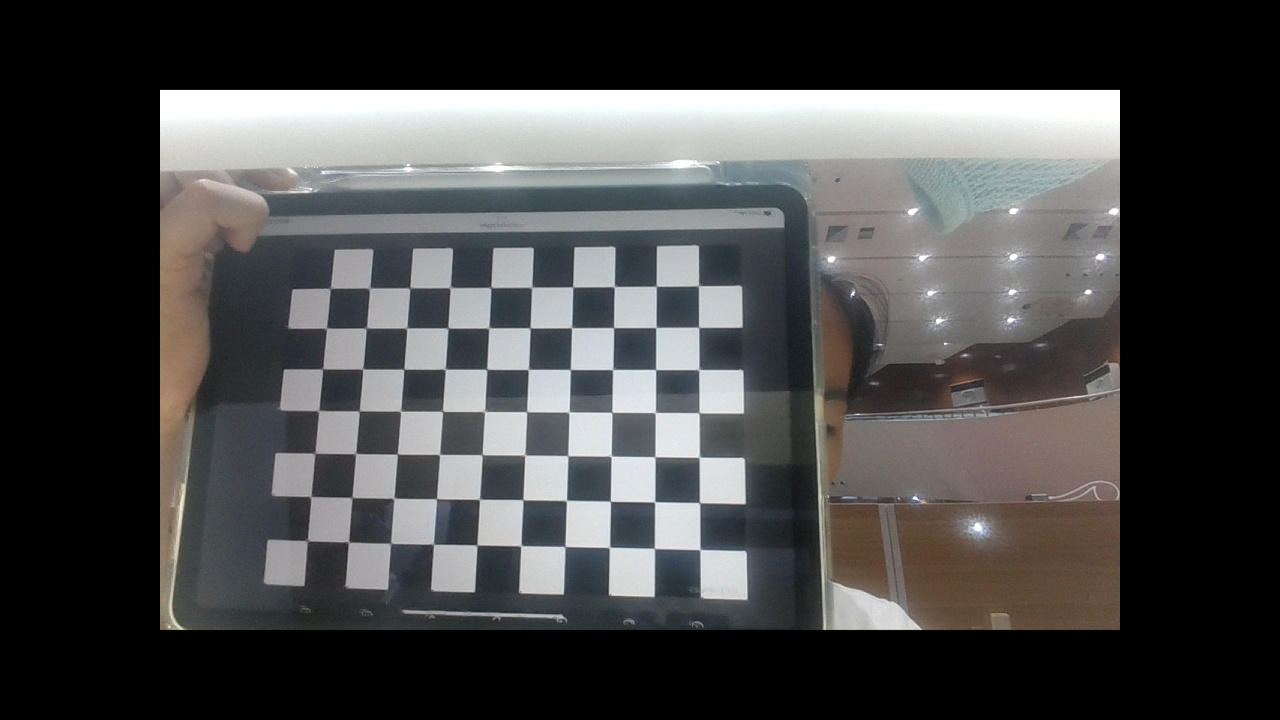
#> input picture PythonProject/my_photos/photo_1.jpg, 1280 x 720 px, given in place of the camera
$ python task3-test3.py
#> lines starting #> are read from the running program, lines starting #| are printed output that depends on the picture; after the words box and inside, x2 and y2 are one past the last pixel; in counts of white or black regions, pixels touching at a corner belong together
import cv2
import numpy as np

# 不再固定缩放画面，注释原有尺寸定义
# widthImg=540
# heightImg =640

cap = cv2.VideoCapture(1)
cap.set(10, 150)

def preProcessing(img):
    imgGray = cv2.cvtColor(img, cv2.COLOR_BGR2GRAY)
    imgBlur = cv2.GaussianBlur(imgGray, (5, 5), 1)
    imgCanny = cv2.Canny(imgBlur, 200, 200)
    kernel = np.ones((5, 5))
    imgDial = cv2.dilate(imgCanny, kernel, iterations=2)
    imgThres = cv2.erode(imgDial, kernel, iterations=1)
    return imgThres

def getContours(img):
    biggest = np.array([])
    maxArea = 0
    contours, hierarchy = cv2.findContours(img, cv2.RETR_EXTERNAL, cv2.CHAIN_APPROX_NONE)
    for cnt in contours:
        area = cv2.contourArea(cnt)
        if area > 5000:
            peri = cv2.arcLength(cnt, True)
            approx = cv2.approxPolyDP(cnt, 0.02 * peri, True)
            if area > maxArea and len(approx) == 4:
                biggest = approx
                maxArea = area
    return biggest

def reorder(myPoints):
    myPoints = myPoints.reshape((4, 2))
    myPointsNew = np.zeros((4, 1, 2), np.int32)
    add = myPoints.sum(1)
    myPointsNew[0] = myPoints[np.argmin(add)]
    myPointsNew[3] = myPoints[np.argmax(add)]
    diff = np.diff(myPoints, axis=1)
    myPointsNew[1] = myPoints[np.argmin(diff)]
    myPointsNew[2] = myPoints[np.argmax(diff)]
    return myPointsNew

# 3D 标定参数
objectPoints = np.array([
    [-75, -75, 0],
    [75, -75, 0],
    [75, 75, 0],
    [-75, 75, 0],
], dtype=np.float32)

cameraMatrix = np.array([
    [632.0255,   0,    640.1870],
    [  0,    632.1507, 366.0805],
    [  0,      0,      1    ]
], dtype=np.float32)

distCoeffs = np.array([0.089985, -0.189613, 0, 0, 0], dtype=np.float32)

axis_points = np.float32([
    [0, 0, 0],
    [80, 0, 0],
    [0, 80, 0],
    [0, 0, 80]
])

while True:
    success, img = cap.read()
#> img is the input picture: shape (720, 1280, 3); mean B, G, R 70.9, 71.1, 71
    if not success:
        break

    imgContour = img.copy()
    imgThres = preProcessing(img)
#> in preProcessing, `imgGray = cv2.cvtColor(img, cv2.COLOR_BGR2GRAY)`:
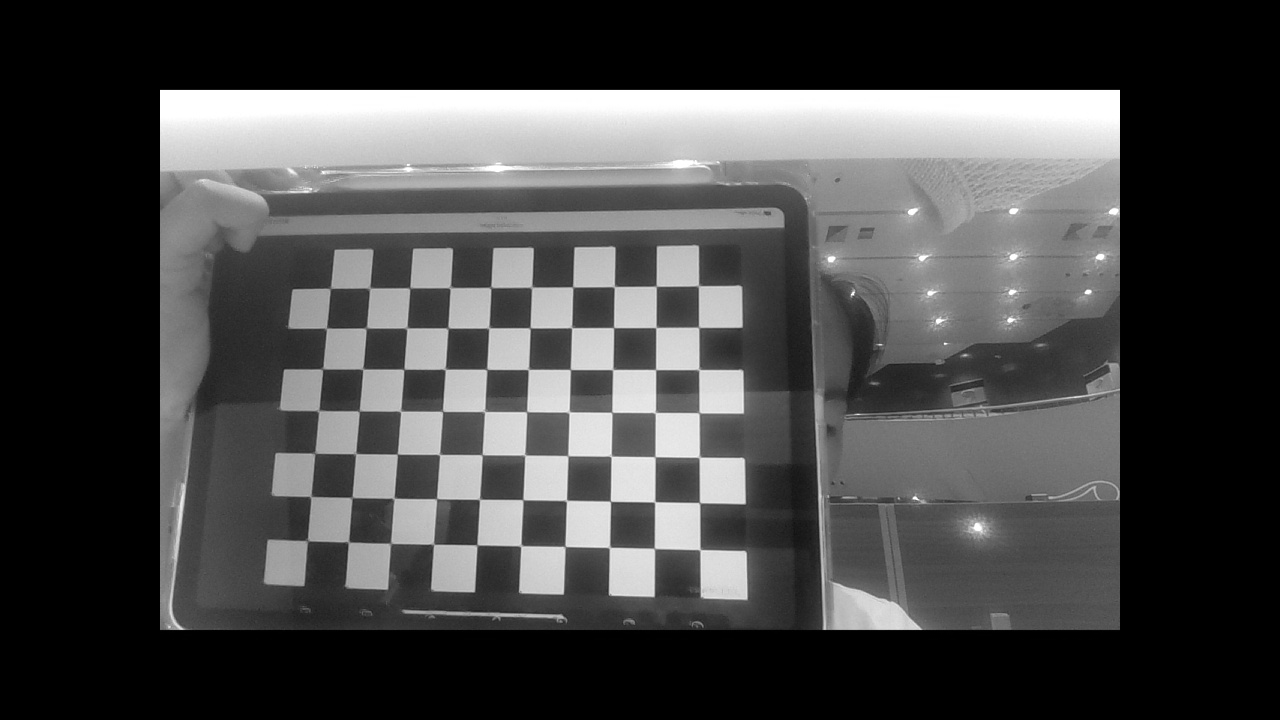
#> imgGray: shape (720, 1280); min 0, max 255, mean 71
#> in preProcessing, `imgCanny = cv2.Canny(imgBlur, 200, 200)`:
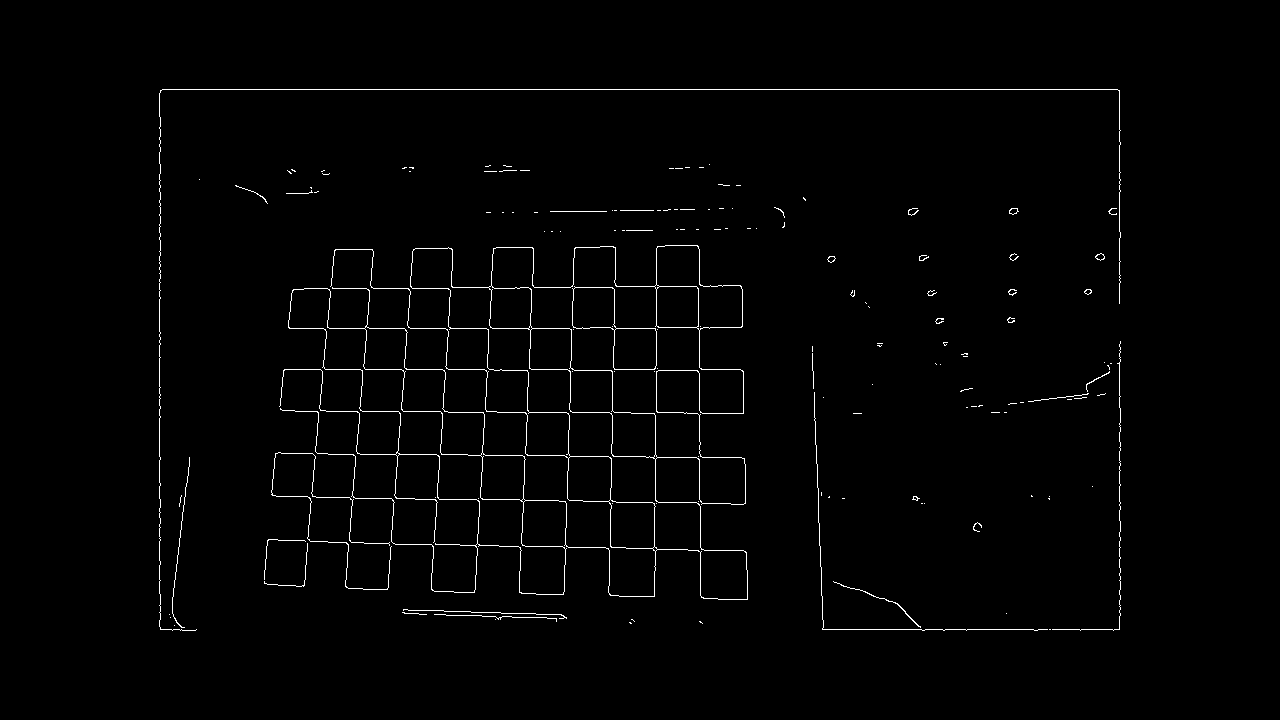
#> imgCanny: shape (720, 1280); 1.3% white in thin lines or dots, all inside (x1, y1, x2, y2) = (159, 89, 1121, 631)
#> in preProcessing, `imgDial = cv2.dilate(imgCanny, kernel, iterations=2)`:
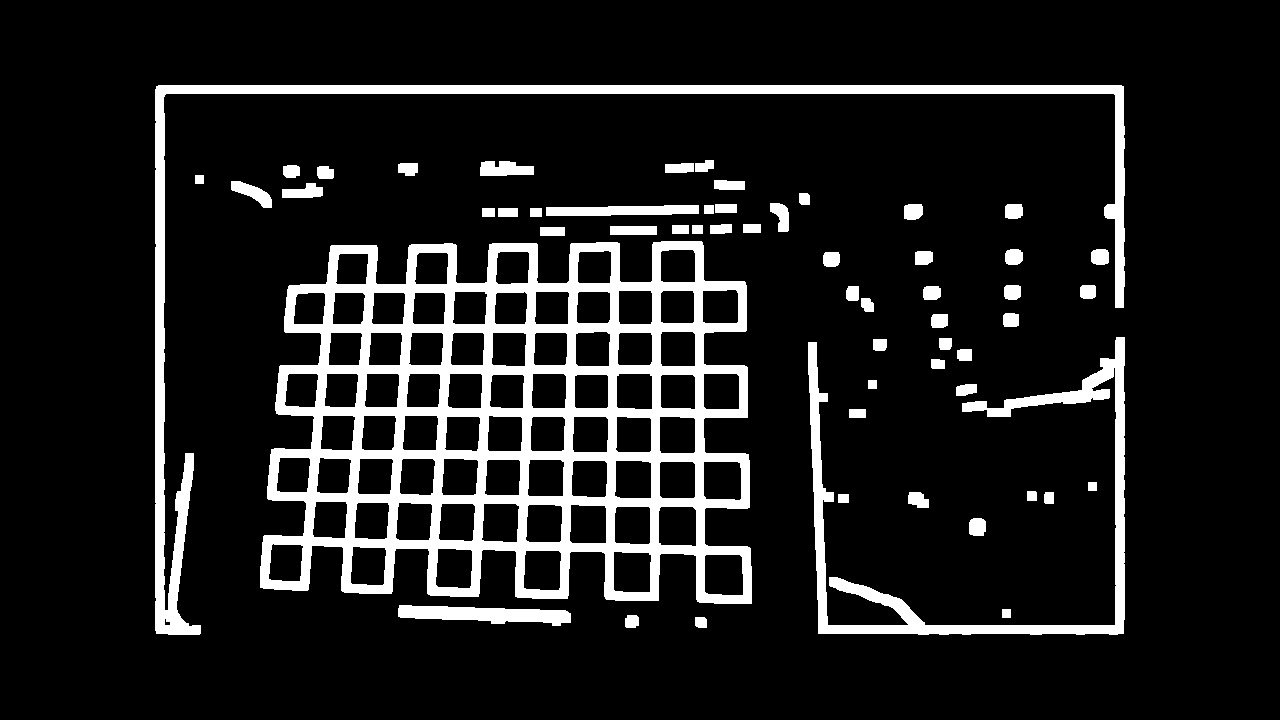
#> imgDial: shape (720, 1280); 11.8% white; 57 white regions, largest, box (x1, y1, x2, y2) and area: (260, 241, 752, 604) 63792, (155, 85, 1125, 635) 18343, (808, 337, 1125, 635) 11750
#> in preProcessing, `imgThres = cv2.erode(imgDial, kernel, iterations=1)`:
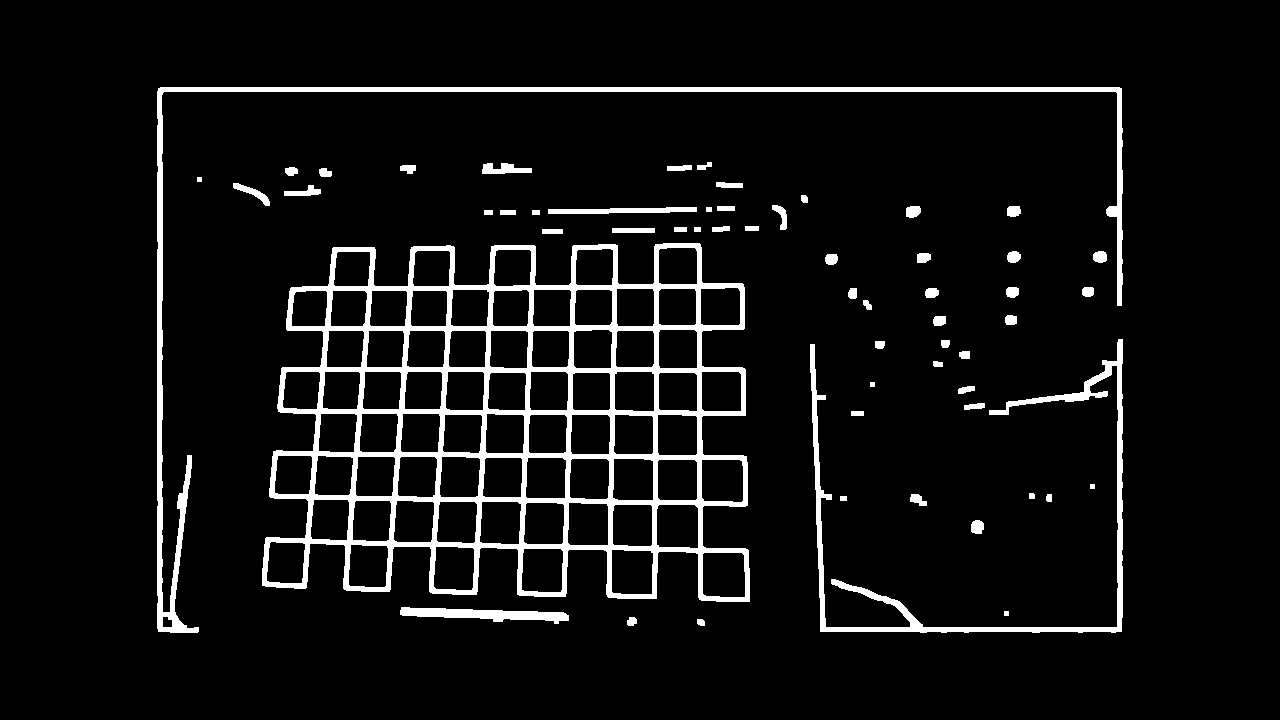
#> imgThres: shape (720, 1280); 6.7% white; 58 white regions
    biggest = getContours(imgThres)
#> in getContours, `contours, hierarchy = cv2.findContours(img, cv2.RETR_EXTERNAL, cv2.CHA..`: contours = 58 contours, 4 with area under 20; largest, box (x1, y1, x2, y2) and area: (262, 243, 750, 602) 135852, (157, 87, 1123, 633) 8537, (810, 339, 1123, 633) 5297, (400, 607, 569, 624) 1348, (548, 207, 697, 214) 595
#> the loop in getContours, `for cnt in contours:` made 58 passes
#> (area, peri, biggest, maxArea) on pass 31: (135851.5, 2884, [[743, 284], [333, 247], [262, 585], [749, 601]], 135851.5)
#> (area, peri) on passes 19, 58: (5297, 2393.8), (8537, 3876.4)
#> after the loop in getContours, `for cnt in contours:`: maxArea = 135851.5
#> biggest = [[743, 284], [333, 247], [262, 585], [749, 601]]

    # 检测到有效四边形才执行PnP与坐标轴绘制
    if biggest.size != 0:
        biggest = reorder(biggest)
#> in reorder, `add = myPoints.sum(1)`: add = [1027, 580, 847, 1350]
#> in reorder, `diff = np.diff(myPoints, axis=1)`: diff = [-459, -86, 323, -148]
#> biggest = [[333, 247], [743, 284], [262, 585], [749, 601]]
        imagePoints = biggest.reshape(4, 2).astype(np.float32)
#> imagePoints = [[333, 247], [743, 284], [262, 585], [749, 601]]

        success_pnp, rvec, tvec = cv2.solvePnP(objectPoints, imagePoints, cameraMatrix, distCoeffs)
#> success_pnp = True; rvec = [-1.68, -0.261, 0.025]; tvec = [-25.42, -32.69, 16.42]
        if success_pnp:
            projected_axis_points, _ = cv2.projectPoints(axis_points, rvec, tvec, cameraMatrix, distCoeffs)
#> projected_axis_points = [[6598.9, 8030.4], [-1581.6, 1120.7], [771, 781], [6563155.5, -7670062.5]]
            projected_axis_points = np.int32(projected_axis_points).reshape(-1, 2)
#> projected_axis_points = [[6598, 8030], [-1581, 1120], [771, 780], [6563155, -7670062]]

            origin = tuple(projected_axis_points[0])
#> origin = (6598, 8030)
            cv2.line(img, origin, tuple(projected_axis_points[1]), (0, 0, 255), 2)  # X红
            cv2.line(img, origin, tuple(projected_axis_points[2]), (0, 255, 0), 2)  # Y绿
            cv2.line(img, origin, tuple(projected_axis_points[3]), (255, 0, 0), 2)  # Z蓝

    cv2.imshow("WorkFlow", img)

    if cv2.waitKey(1) & 0xFF == ord('q'):
#> (key q is pressed here)
        break

cap.release()
cv2.destroyAllWindows()

$ run again, on PythonProject/my_photos/photo_12.jpg
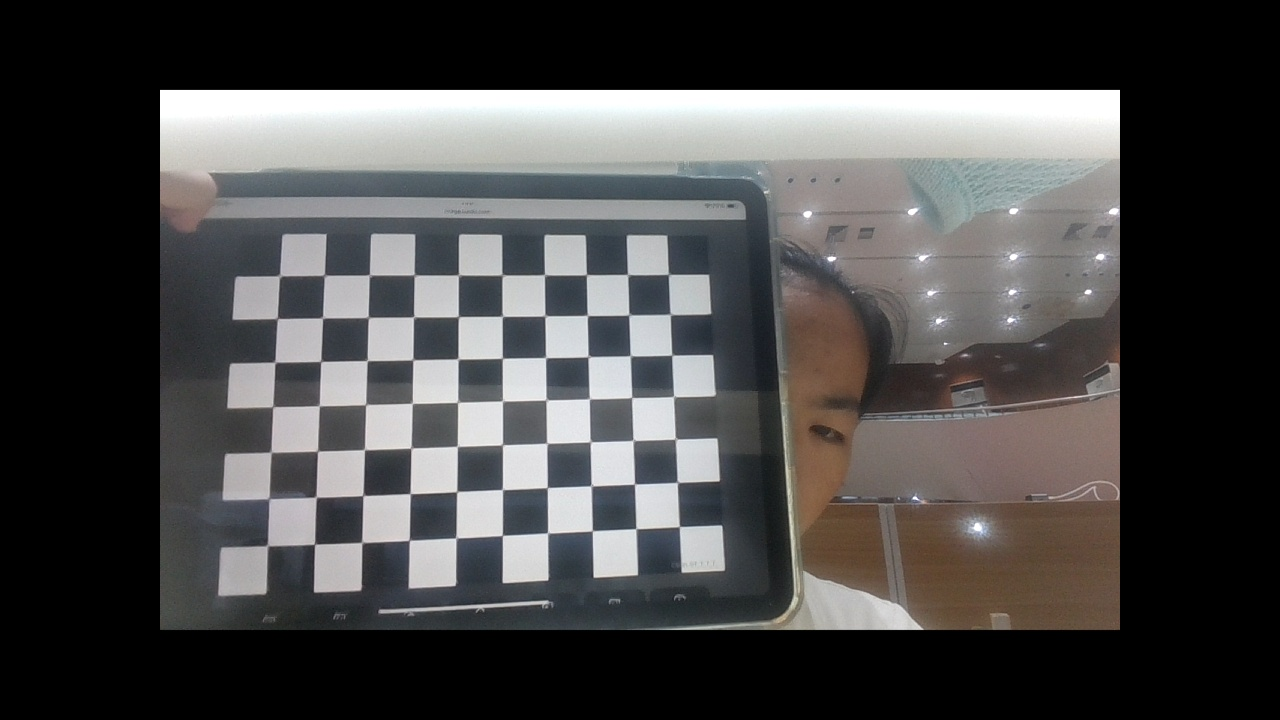
#> input picture PythonProject/my_photos/photo_12.jpg, 1280 x 720 px, given in place of the camera
#> img is the input picture: shape (720, 1280, 3); mean B, G, R 71.6, 71.8, 72.6
#> in preProcessing, `imgCanny = cv2.Canny(imgBlur, 200, 200)`:
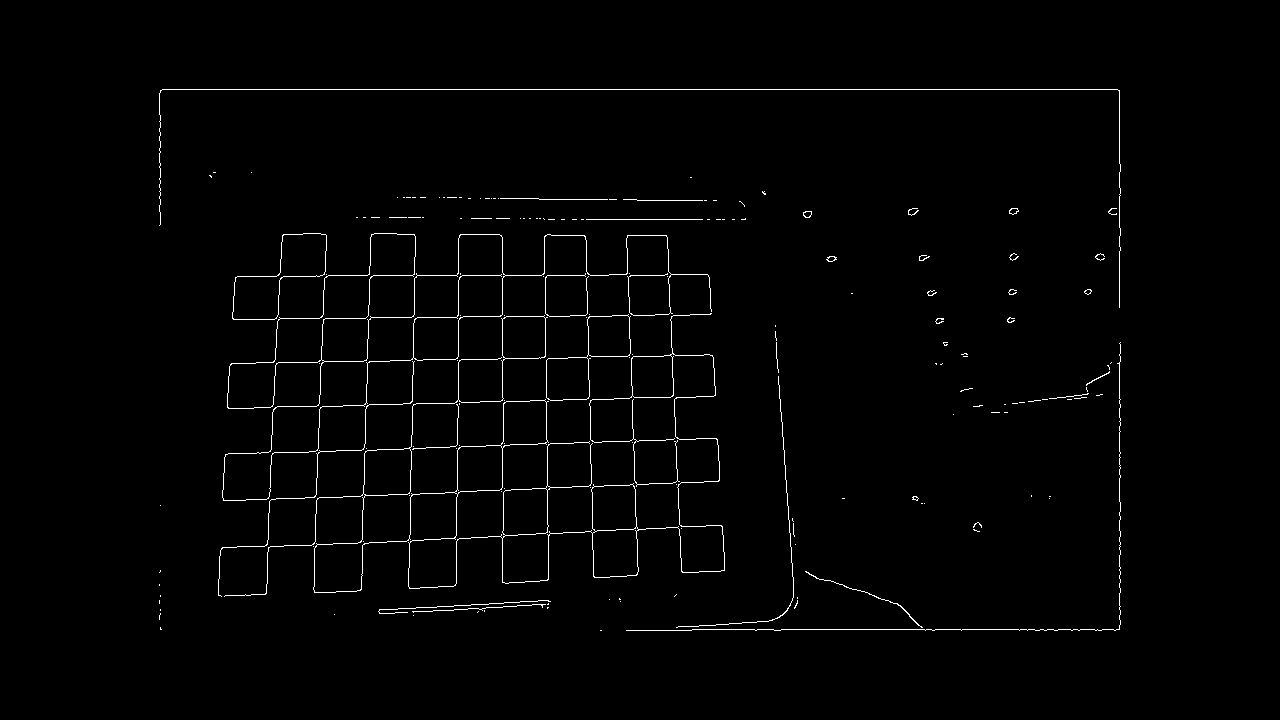
#> imgCanny: shape (720, 1280); 1.3% white in thin lines or dots, all inside (x1, y1, x2, y2) = (159, 89, 1121, 631)
#> imgDial: shape (720, 1280); 11.8% white; 49 white regions, largest, box (x1, y1, x2, y2) and area: (214, 229, 729, 601) 66055, (622, 321, 1125, 635) 14833, (155, 85, 1125, 312) 12228
#> imgThres: shape (720, 1280); 6.7% white; 50 white regions
#> contours = 50 contours, 5 with area under 20; largest, box (x1, y1, x2, y2) and area: (216, 231, 727, 599) 144532, (624, 323, 1123, 633) 7176, (157, 87, 1123, 310) 5514, (376, 598, 553, 618) 1497, (478, 196, 719, 203) 968
#> the loop in getContours, `for cnt in contours:` made 50 passes
#> (area, peri, biggest, maxArea) on pass 33: (144531.5, 2967.4, [[233, 275], [216, 597], [726, 572], [668, 233]], 144531.5)
#> after the loop in getContours, `for cnt in contours:`: maxArea = 144531.5
#> `biggest = getContours(imgThres)`: biggest = [[233, 275], [216, 597], [726, 572], [668, 233]]
#> add = [508, 813, 1298, 901]
#> diff = [42, 381, -154, -435]
#> `biggest = reorder(biggest)`: biggest = [[233, 275], [668, 233], [216, 597], [726, 572]]
#> success_pnp = True; rvec = [-1.6, -0.1, -0.121]; tvec = [-32.93, -22.82, 20.46]
#> `projected_axis_points, _ = cv2.projectPoints(axis_points, rvec, tvec, ..`: projected_axis_points = [[2107, 1382.5], [517.6, 428.9], [876.5, 640.5], [33249.9, -58373.6]]
#> `projected_axis_points = np.int32(projected_axis_points).reshape(-1, 2)`: projected_axis_points = [[2107, 1382], [517, 428], [876, 640], [33249, -58373]]
#> origin = (2107, 1382)
#> `cv2.line(img, origin, tuple(projected_axis_points[2]), (0, 255, 0), 2)`:
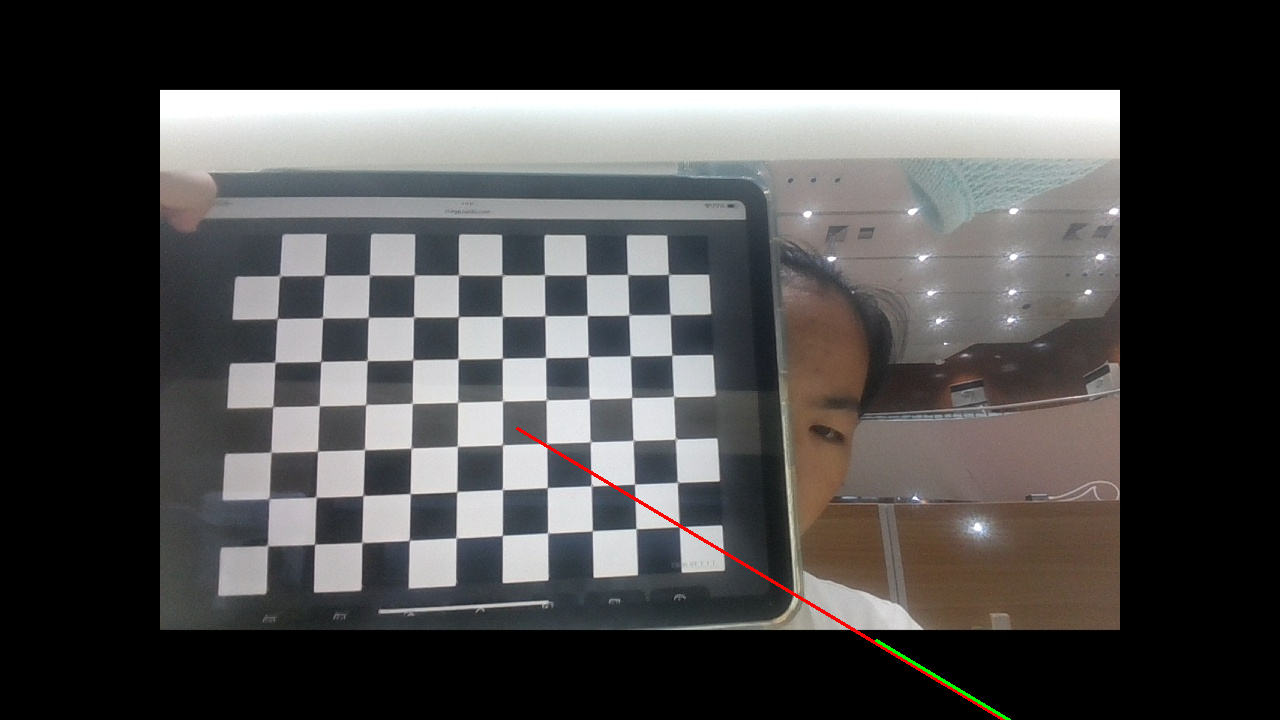
#> img: shape (720, 1280, 3); mean B, G, R 71.4, 71.7, 72.9
